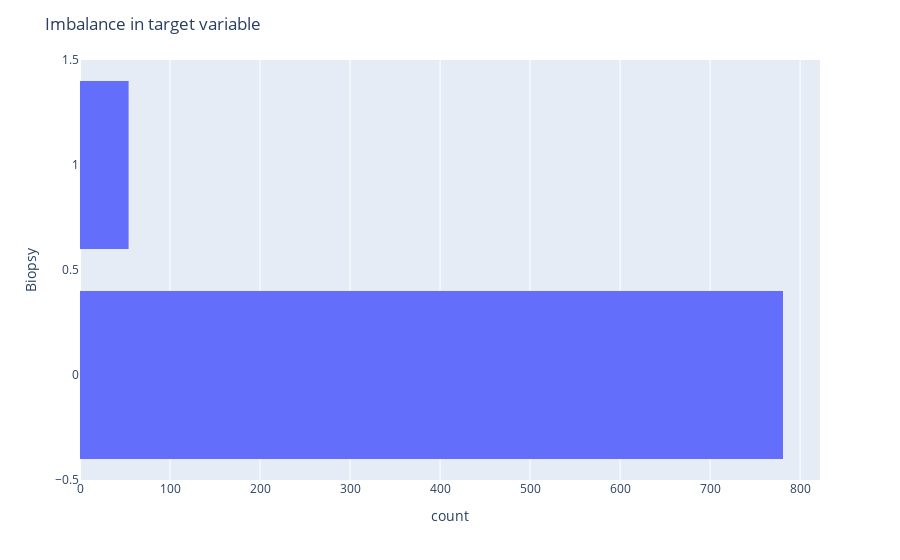

Notebook cell for this chart:
### Code cell
dx_cancer = px.histogram(df, y=target)
dx_cancer.update_layout(bargap=0.2)
dx_cancer.update_layout(title = "Imbalance in target variable")
dx_cancer.show()

### Figure 1 — Plotly figure (JSON) as saved in the notebook; plotly's stock layout.template omitted (floating-point values rounded to 4 significant figures; data arrays with more than 128 entries replaced by an {"elided": "..."} marker saying what was removed)
{"data": [{"alignmentgroup": "True", "bingroup": "y", "hovertemplate": "count=%{x}<br>Biopsy=%{y}<extra></extra>", "legendgroup": "", "marker": {"color": "#636efa", "pattern": {"shape": ""}}, "name": "", "offsetgroup": "", "orientation": "h", "showlegend": false, "type": "histogram", "xaxis": "x", "y": {"elided": "835 int values"}, "yaxis": "y"}], "layout": {"autosize": true, "bargap": 0.2, "barmode": "relative", "legend": {"tracegroupgap": 0}, "margin": {"t": 60}, "title": {"text": "Imbalance in target variable"}, "xaxis": {"anchor": "y", "autorange": true, "domain": [0, 1], "range": [0, 822.1], "title": {"text": "count"}}, "yaxis": {"anchor": "x", "autorange": true, "domain": [0, 1], "range": [-0.5, 1.5], "title": {"text": "Biopsy"}, "type": "linear"}}}
